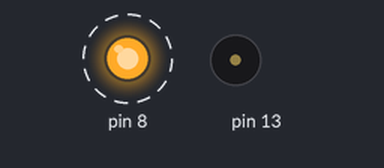
This sketch was run on a simulated Arduino Uno, built with avr-gcc and run on an emulated ATmega328P. Shown: output pins drawn as LEDs (lit = HIGH), buzzer (waves = sounding). Dashed ring = blinking. Pins used as bus, display or sensor lines are not drawn.

Above: at 0.5 s.
Timing chart, 0 to 4.6 s (numbered marks = the images above):
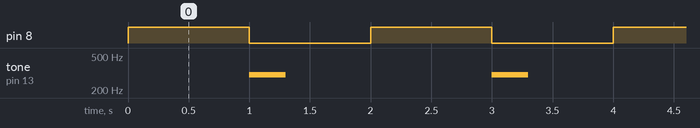

The sketch:

training_21.ino
```cpp
// C++ code
//
void setup()
{
  pinMode(13,OUTPUT);
  pinMode(8,OUTPUT);
}

void loop()
{
  digitalWrite(8,1);
  digitalWrite(13,0);
  delay(1000);

  tone(13,300,300);
  digitalWrite(8,0);
  digitalWrite(13,1);
  delay(1000);

}
```

Measured:
- by itself, pin 8: alternates HIGH for 1.0 s and LOW for 1.0 s
- by itself, tone on pin 13: alternates 300 Hz for 0.30 s and silent for 1.7 s
